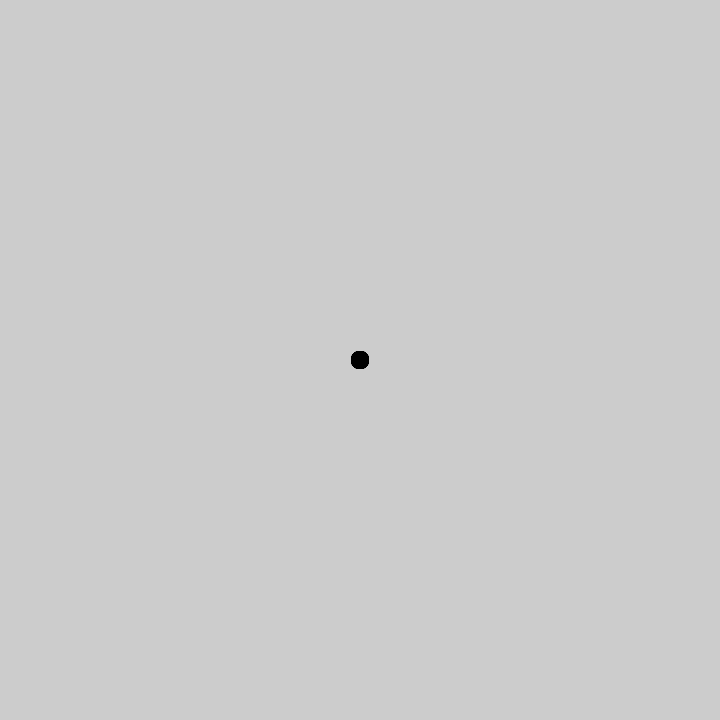
Frame 1 (no input)
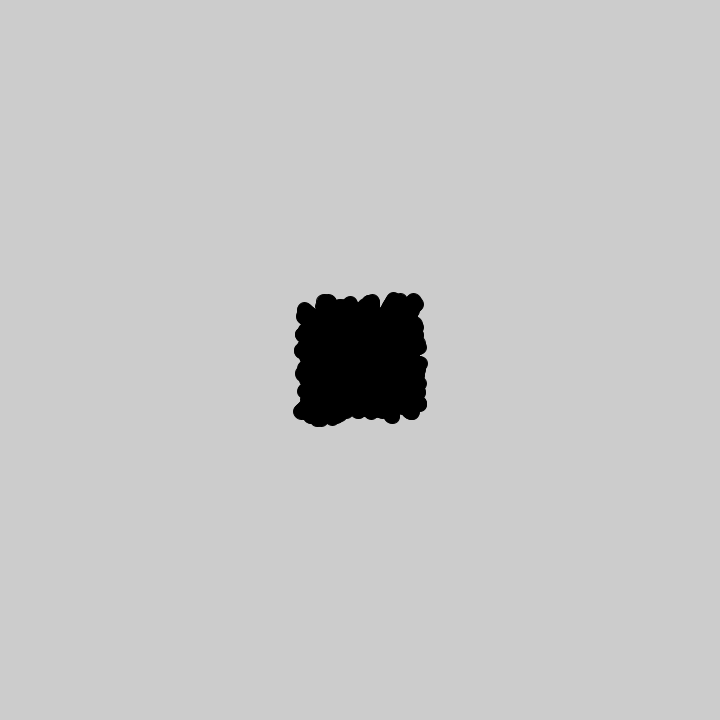
Frame 60 (the mouse pressed at the canvas centre just before this capture)
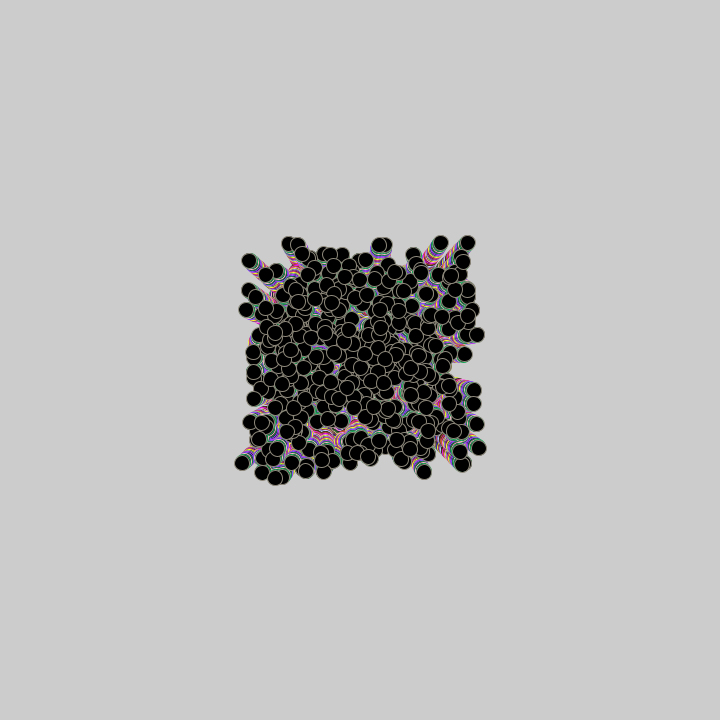
Frame 120 (the mouse held since frame 60 and released just before this capture)

The Processing sketch that drew these frames (run headless with seeded random() and noise(); from frame 60 on, the mouse is pressed at the canvas centre):

// Processing sketch: processing_153264
// ── processing_153264.pde

class Agente
{
  PVector pos;
  PVector vel;

  Agente (PVector start) {
    pos = start.get();
    vel = new PVector( random(-1,1), random(-1,1) );
  }

  void update() {
    if (random(100)<1) {
      vel = new PVector( random(-1,1), random(-1,1) );
    }
    pos.add(vel);
    if (pos.dist(centro) > 350) {
      vel.mult(-10);               
    }
  }

  void display() {
    fill(0);
    ellipse(pos.x, pos.y, 15, 15);
    
  }
}

Agente[] agenti = new Agente[500];
PVector centro;

void setup()
{
  size(720, 720);
  centro = new PVector(width/2, height/2);
  
  for (int i=0;  i<agenti.length;  i++) {
    agenti[i] = new Agente( centro );
  }
}

void draw()
{
  if(mousePressed) {
stroke (random(20,255),random(20,255),random(20,255));
  }
  for (Agente a : agenti) {
    a.update();
    a.display();
  }
}
